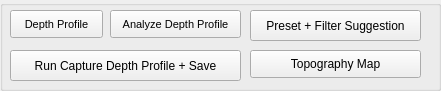
       <widget class="QGroupBox" name="roi_analysis_group">
        <property name="geometry">
         <rect>
          <x>240</x>
          <y>540</y>
          <width>441</width>
          <height>91</height>
         </rect>
        </property>
        <property name="title">
         <string/>
        </property>
        <widget class="QPushButton" name="depth_profile_button">
         <property name="geometry">
          <rect>
           <x>10</x>
           <y>10</y>
           <width>93</width>
           <height>28</height>
          </rect>
         </property>
         <property name="font">
          <font>
           <pointsize>8</pointsize>
          </font>
         </property>
         <property name="text">
          <string>Depth Profile</string>
         </property>
        </widget>
        <widget class="QPushButton" name="capture_roi_validation_button">
         <property name="geometry">
          <rect>
           <x>10</x>
           <y>50</y>
           <width>231</width>
           <height>31</height>
          </rect>
         </property>
         <property name="text">
          <string>Run Capture Depth Profile + Save</string>
         </property>
        </widget>
        <widget class="QPushButton" name="depth_profile_analysis_button">
         <property name="geometry">
          <rect>
           <x>110</x>
           <y>10</y>
           <width>131</width>
           <height>28</height>
          </rect>
         </property>
         <property name="font">
          <font>
           <pointsize>8</pointsize>
          </font>
         </property>
         <property name="text">
          <string>Analyze Depth Profile</string>
         </property>
        </widget>
        <widget class="QPushButton" name="Preset_Filter_suggestion_button">
         <property name="geometry">
          <rect>
           <x>250</x>
           <y>10</y>
           <width>171</width>
           <height>31</height>
          </rect>
         </property>
         <property name="text">
          <string>Preset + Filter Suggestion</string>
         </property>
        </widget>
        <widget class="QPushButton" name="topography_map_button">
         <property name="geometry">
          <rect>
           <x>250</x>
           <y>50</y>
           <width>171</width>
           <height>28</height>
          </rect>
         </property>
         <property name="text">
          <string>Topography Map</string>
         </property>
        </widget>
       </widget>
